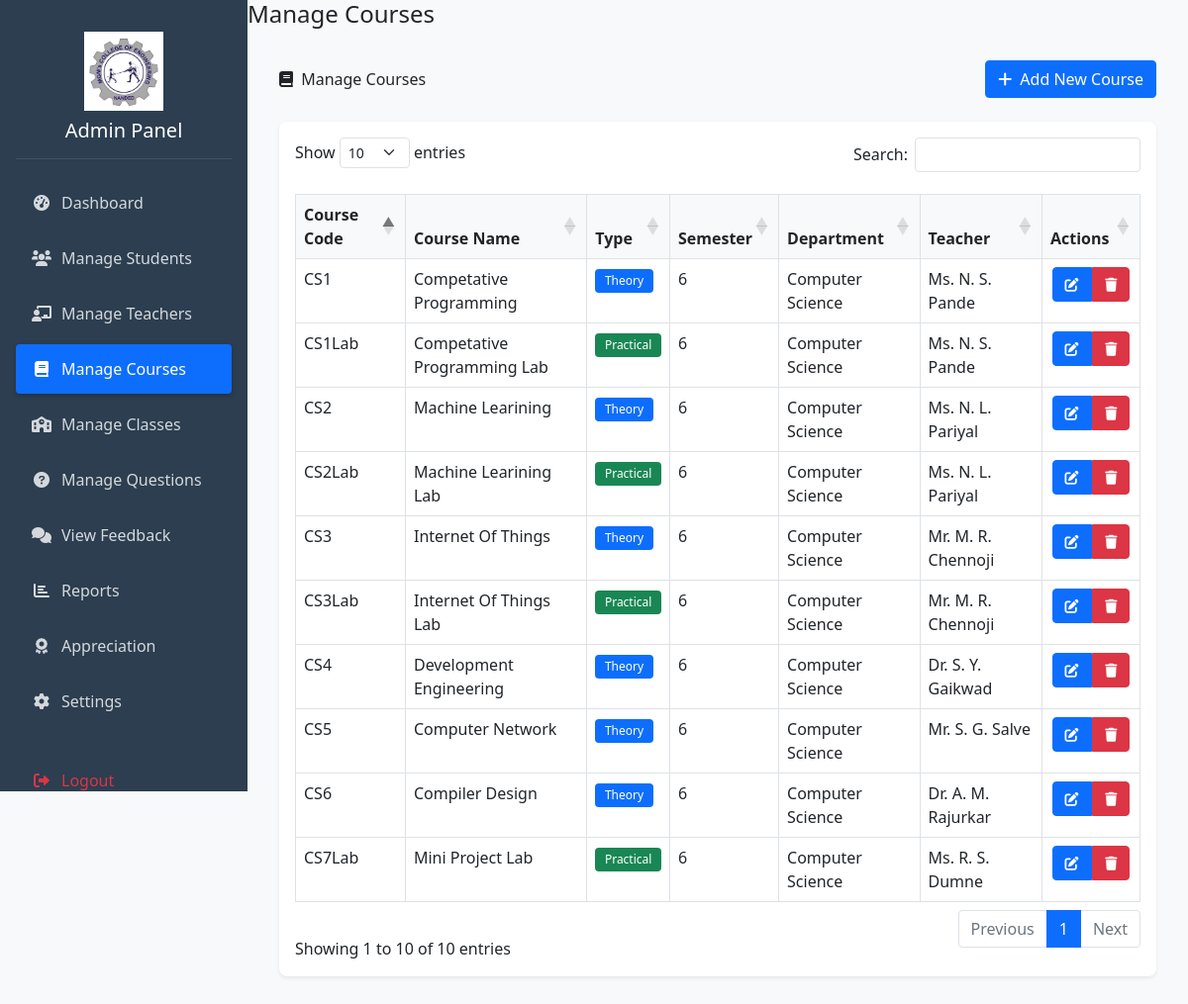
Page /admin/manage_courses.php (signed in) on the committed database.
### tables this page shows
CREATE TABLE `courses` (
  `id` int(11) NOT NULL,
  `course_code` varchar(20) NOT NULL,
  `course_name` varchar(100) NOT NULL,
  `course_type` enum('theory','practical') NOT NULL,
  `semester` varchar(20) DEFAULT NULL,
  `department` varchar(100) DEFAULT NULL,
  `created_at` timestamp NOT NULL DEFAULT current_timestamp()
);

CREATE TABLE `teachers` (
  `id` int(11) NOT NULL,
  `name` varchar(100) NOT NULL,
  `email` varchar(100) DEFAULT NULL,
  `department` varchar(100) DEFAULT NULL,
  `designation` varchar(100) DEFAULT NULL,
  `created_at` timestamp NOT NULL DEFAULT current_timestamp()
);

### admin/manage_courses.php (the view, shortened to what this page needs)
<?php
require_once 'config.php';
include 'header.php';
?>
<div class="d-flex justify-content-between align-items-center mb-4">
    <div>
        <i class="fas fa-book me-1"></i>
        Manage Courses
    </div>
    <button type="button" class="btn btn-primary" data-bs-toggle="modal" data-bs-target="#addCourseModal">
        <i class="fas fa-plus me-1"></i> Add New Course
    </button>
</div>
<div class="card">
    <div class="card-body">
        <div class="table-responsive">
            <table id="coursesTable" class="table table-bordered table-hover">
                <thead>
                    <tr>
                        <th>Course Code</th>
                        <th>Course Name</th>
                        <th>Type</th>
                        <th>Semester</th>
                        <th>Department</th>
                        <th>Teacher</th>
                        <th>Actions</th>
                    </tr>
                </thead>
                <tbody>
                    <?php
                    $sql = "SELECT c.*, t.name as teacher_name, t.id as teacher_id
                            FROM courses c
                            LEFT JOIN course_teachers ct ON c.id = ct.course_id
                            LEFT JOIN teachers t ON ct.teacher_id = t.id
                            ORDER BY c.course_code";
                    $result = $conn->query($sql);
                    while ($row = $result->fetch_assoc()):
                    ?>
                    <tr>
                        <td><?php echo htmlspecialchars($row['course_code']); ?></td>
                        <td><?php echo htmlspecialchars($row['course_name']); ?></td>
                        <td>
                            <span class="badge bg-<?php echo $row['course_type'] == 'theory' ? 'primary' : 'success'; ?>">
                                <?php echo ucfirst(htmlspecialchars($row['course_type'])); ?>
                            </span>
                        </td>
                        <td><?php echo htmlspecialchars($row['semester']); ?></td>
                        <td><?php echo htmlspecialchars($row['department']); ?></td>
                        <td><?php echo htmlspecialchars($row['teacher_name'] ?? 'Not Assigned'); ?></td>
                        <td>
                            <div class="btn-group" role="group">
                                <button type="button" class="btn btn-sm btn-primary edit-course"
                                        data-id="<?php echo $row['id']; ?>"
                                        data-code="<?php echo htmlspecialchars($row['course_code']); ?>"
                                        data-name="<?php echo htmlspecialchars($row['course_name']); ?>"
                                        data-type="<?php echo htmlspecialchars($row['course_type']); ?>"
                                        data-semester="<?php echo htmlspecialchars($row['semester']); ?>"
                                        data-department="<?php echo htmlspecialchars($row['department']); ?>"
                                        data-teacher="<?php echo htmlspecialchars($row['teacher_id'] ?? ''); ?>">
                                    <i class="fas fa-edit"></i>
                                </button>
                                <button type="button" class="btn btn-sm btn-danger delete-course"
                                        data-id="<?php echo $row['id']; ?>"
                                        data-name="<?php echo htmlspecialchars($row['course_name']); ?>">
                                    <i class="fas fa-trash"></i>
                                </button>
                            </div>
                        </td>
                    </tr>
                    <?php endwhile; ?>
                </tbody>
            </table>
        </div>
    </div>
</div>
<?php include 'footer.php'; ?>

### admin/header.php (style rules this page uses)
:root { --sidebar-width: 250px; --header-height: 60px; --primary-color: #2c3e50; --secondary-color: #34495e; }
body { min-height: 100vh; display: flex; background-color: #f8f9fa; overflow-x: hidden; padding: 0; margin: 0; }
.card { box-shadow: 0 0.125rem 0.25rem rgba(0, 0, 0, 0.075); margin-bottom: 1.5rem; border: none; border-radius: 0.5rem; }
.table { margin-bottom: 0; }
.table th { background-color: #f8f9fa; border-bottom: 2px solid #dee2e6; font-weight: 600; }
.btn { border-radius: 0.25rem; padding: 0.375rem 0.75rem; font-weight: 500; transition: all 0.2s ease; }
.btn-group > .btn { margin: 0 0.1rem; }
.badge { padding: 0.5em 0.8em; font-weight: 500; }

### rows in the picture
courses: course_code "CS1", course_name "Competative Programming", course_type "Theory", semester "6", department "Computer Science", teachers.name "Ms. N. S. Pande"
courses: course_code "CS1Lab", course_name "Competative Programming Lab", course_type "Practical", semester "6", department "Computer Science", teachers.name "Ms. N. S. Pande"
courses: course_code "CS2", course_name "Machine Learining", course_type "Theory", semester "6", department "Computer Science", teachers.name "Ms. N. L. Pariyal"
courses: course_code "CS2Lab", course_name "Machine Learining Lab", course_type "Practical", semester "6", department "Computer Science", teachers.name "Ms. N. L. Pariyal"
courses: course_code "CS3", course_name "Internet Of Things", course_type "Theory", semester "6", department "Computer Science", teachers.name "Mr. M. R. Chennoji"
courses: course_code "CS3Lab", course_name "Internet Of Things Lab", course_type "Practical", semester "6", department "Computer Science", teachers.name "Mr. M. R. Chennoji"
courses: course_code "CS4", course_name "Development Engineering", course_type "Theory", semester "6", department "Computer Science", teachers.name "Dr. S. Y. Gaikwad"
courses: course_code "CS5", course_name "Computer Network", course_type "Theory", semester "6", department "Computer Science", teachers.name "Mr. S. G. Salve"
courses: course_code "CS6", course_name "Compiler Design", course_type "Theory", semester "6", department "Computer Science", teachers.name "Dr. A. M. Rajurkar"
courses: course_code "CS7Lab", course_name "Mini Project Lab", course_type "Practical", semester "6", department "Computer Science", teachers.name "Ms. R. S. Dumne"
